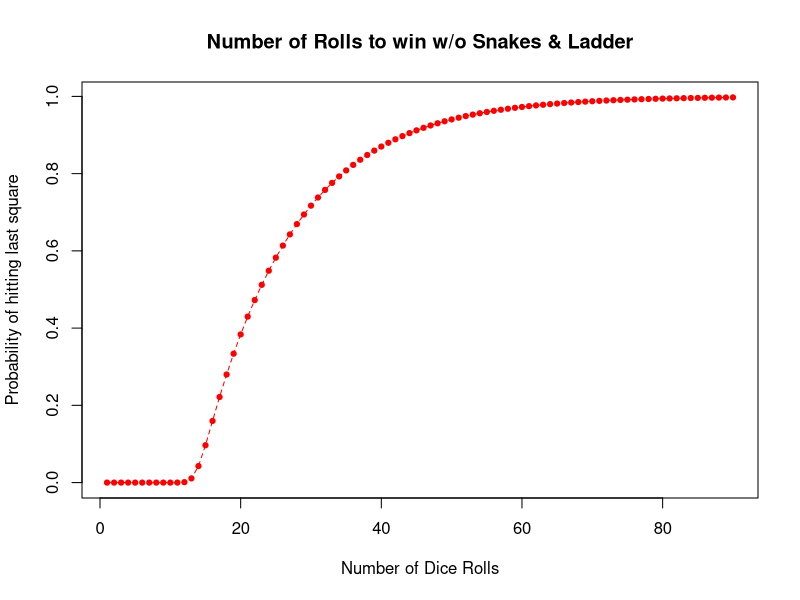
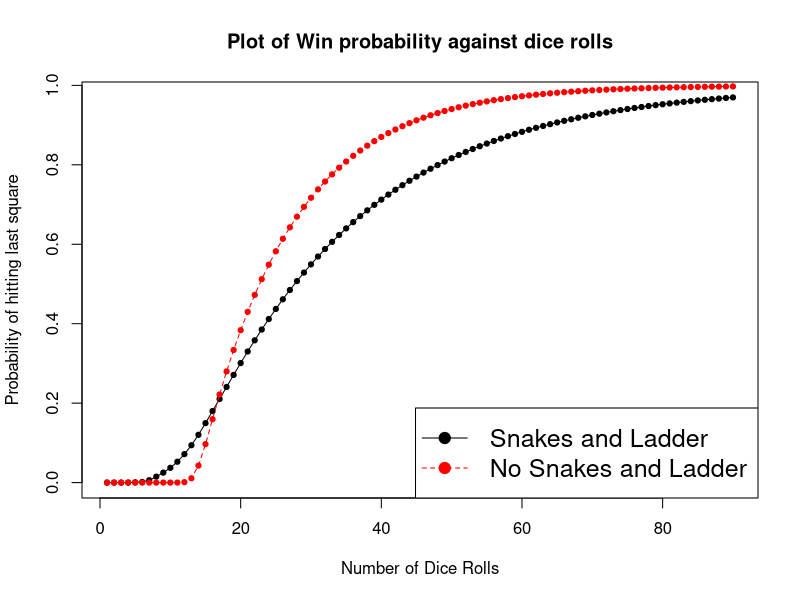
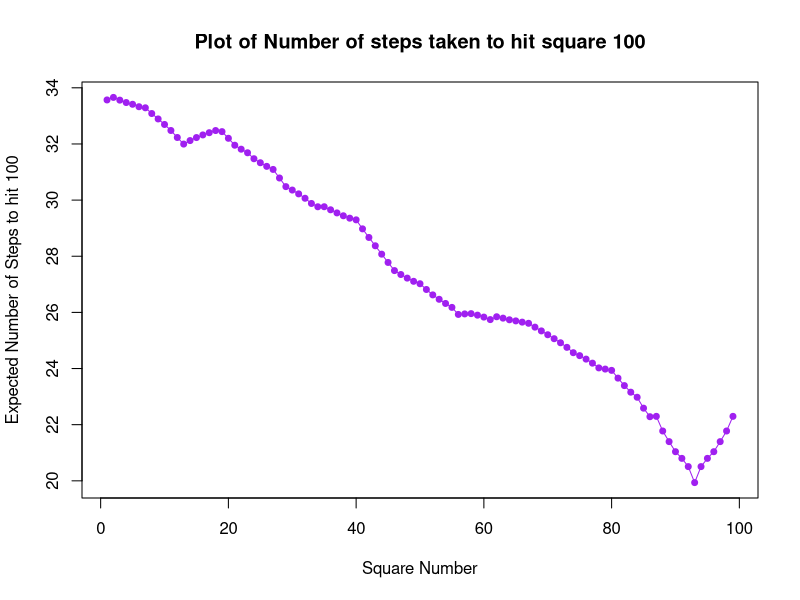

Write R code to recreate these figures, in order.
# Koa Zhao Yuan, A0149963M
# Term Project file for Snakes and Ladders

dice_prob <- c(1/36, 2/36, 3/36, 4/36, 5/36, 6/36, 
               5/36, 4/36, 3/36, 2/36, 1/36)

# section 17.6
# initial matrix w/o snakes and ladders
make_trans <- function(){
  trans <- matrix(0, nrow = 100, ncol = 100)
  for (i in 1:99){
    for (j in 1:11){
      if (i + j + 1 > 100){
        # if counter goes beyond the grid
        trans[200 - (i + j + 1), i] <- trans[200 - (i + j + 1), i] + dice_prob[j]
      } else {
        # if counter does not go beyond the grid
        trans[i + j + 1, i] <- trans[i + j + 1, i] + dice_prob[j]
      }
    }
  }
  # last square is absorbing
  trans[100, 100] <- 1
  return(trans)
}

transition <- make_trans()

# default state matrix, at square 1
state <- rep(0, 100)
state[1] = 1

# run markov chain 90 times
res_initial <- c()
for (i in 1:90){
  res_initial <- append(res_initial, state[100])
  state <- transition %*% state
}

plot(res_initial, 
     main = "Number of Rolls to win w/o Snakes & Ladder",
     ylab = "Probability of hitting last square",
     xlab = "Number of Dice Rolls",
     pch = 19, cex = 0.7, col = "red")

lines(res_initial, 
      pch = 18, 
      col = "red", 
      lty = 2,
      cex = 2)

# swapping function for snakes and ladder
transfer_aux <- function(square, old, new, trans){
  temp <- trans[old, square]
  trans[old, square] <- 0
  trans[new, square] <- trans[new, square] + temp
  return (trans)
}

# function to swap states of all 100 squares
# inefficient but gets the job done nicely
transfer <- function(old, new, trans){
  for (i in 1:100){
    trans <- transfer_aux(i, old, new, trans)   
  }
  return (trans)
}

# snakes 
transition <- transfer(34, 1, transition)
transition <- transfer(25, 5, transition)
transition <- transfer(47, 19, transition)
transition <- transfer(65, 52, transition)
transition <- transfer(87, 57, transition)
transition <- transfer(91, 61, transition)
transition <- transfer(99, 69, transition)

# ladders
transition <- transfer(3, 51, transition)
transition <- transfer(6, 27, transition)
transition <- transfer(20, 70, transition)
transition <- transfer(36, 55, transition)
transition <- transfer(63, 95, transition)
transition <- transfer(68, 98, transition)

state_new <- rep(0, 100)
state_new[1] = 1

# run markov chain 100 times
res_new <- c()
for (i in 1:90){
  res_new <- append(res_new, state_new[100])
  state_new <- transition %*% state_new
}


plot(res_new, 
     main = "Plot of Win probability against dice rolls",
     ylab = "Probability of hitting last square",
     xlab = "Number of Dice Rolls",
     pch = 19, cex = 0.7)

lines(res_new, 
      pch = 18, 
      col = "black", 
      lty = 1,
      cex = 2)


points(res_initial, col = "red", pch = 19, cex = 0.7)

lines(res_initial, 
      pch = 18, 
      col = "red", 
      lty = 2,
      cex = 2)


legend("bottomright", 
       legend = c("Snakes and Ladder", 
                  "No Snakes and Ladder"),
       col = c("Black", "Red"),
       cex = 1.5,
       lty = 1:2,
       pch = 19)

# Transition matrix section
Q <- t(transition[1:99, 1:99])
I <- diag(99)
R <- transition[100, 1:99]
F_matrix <- solve(I - Q)
Col_1 <- rep(1, 99)
E_steps <- F_matrix %*% Col_1

plot(E_steps, pch = 19, col = "purple", cex = 0.8,
     ylab = "Expected Number of Steps to hit 100",
     xlab = "Square Number",
     main = "Plot of Number of steps taken to hit square 100")
lines(E_steps, col = "purple")
min(E_steps)
